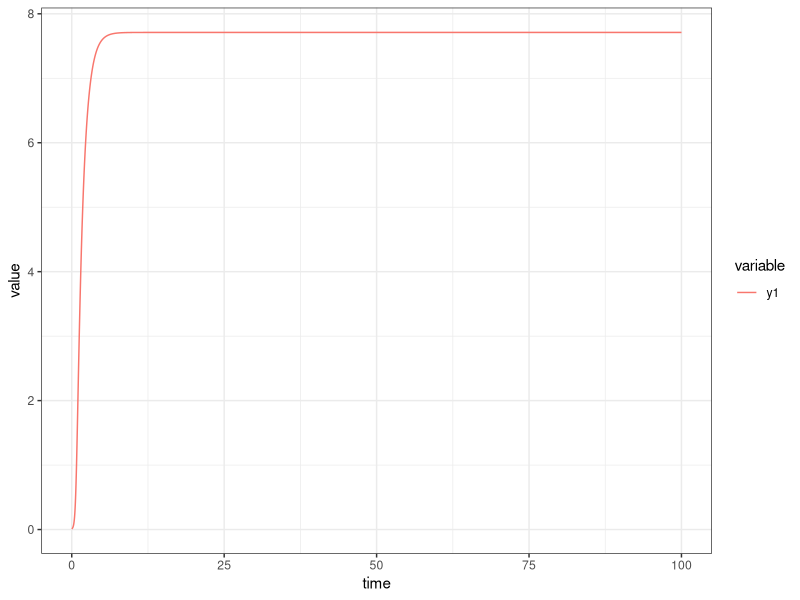

The R script that drew this image:
## ---- chunk 1
knitr::opts_chunk$set(echo = FALSE, message = FALSE, warning = FALSE)
options(scipen = 1, digits = 2) #set to two decimal 

## Packages
library(tidyverse)
library(deSolve)
library(knitr)
library(ggpubr)

## Plot Theme
theme_set(theme_classic())
## ---- chunk 2

eq_light_extinction <- function(u,p) {
  
  with(as.list(p), {
     # set vectors
  S = length(u) # f, m, and k should be the same dimension, number of species
  y = rep(NA, S)
  L = rep(NA, S)
  
  # First species 
  L_above = 1 # light level at top of canopy
  
  # Search interval, with total light
  lower_bound <- (1/k[1])*log(L_above/u[1]) # first derivative of f_x
  upper_bound <- L_above/(k[1]*u[1]) 
  
  # numerical root find implicit solution for eq 
  num_solve <- uniroot(function(x) L_above*(1-exp(-k[1]*x)) - k[1]*u[1]*x, 
                       lower = lower_bound,
                       upper = upper_bound)
  
  # First Species EQ density
  y[1] <- max(0,num_solve$root)
  
  # Light environment for shorter species
  L[1] <- exp(-k[1]*y[1])
  
  # Species 2:S
  
  if(S > 1) {
    for (i in 2:S) {
      
        # define search interval
        lower_bound <- (1/k[i])*log(L[i-1]/u[i]) # first derivative of f_x
        upper_bound <- L[i-1]/(k[i]*u[i])
        
        # numerical root find
        num_solve <- uniroot(function(x) L[i-1]*(1-exp(-k[i]*x)) - k[i]*u[i]*x, 
                             lower = lower_bound,
                             upper = upper_bound)
        y[i] <- max(0, num_solve$root)
        
        # set light below canopy i
        L[i] <- L[i-1]*exp(-k[i]*y[i])
      }
  }  else { # do nothing, only one specie
      }
  
  env_eq <- tibble(L_below = L, u = u, y = y) %>% 
    mutate(dL = -(L - lag(L,default = 1)))
  
  return(env_eq)
  })
}

simulate_light_extinction <- function(t,y,p) {
  
  # number of species
  S <- length(y) 
  
  # p is a list of parameters: 
  # f
  # m
  # k
  
  dy.dt <- rep(NA, S)
  
  #first species 
  dy.dt[1] = f[1]*(1-exp(-k[1]*y[1]))-m[1]*y[1] 
  
  if (S > 1) {
    for (i in 2:S) {
      dy.dt[i] = f[i]*exp(-k[i]*sum(y[1:(i-1)]))*(1-exp(-k[i]*y[i])) - m[i]*y[i]
    }
    return(list(c(dy.dt)))
  } else { # only one species
    return(list(c(dy.dt)))
  }
}
## ---- chunk 3
# Choose number of species + initial conditions
S <- 1
y0 <- rep(0.01, S)

# Set parameters
f <- sort(runif(S)*10)
m <- rep(1,S)
k <- rep(1,S)
p <- setNames(list(f,m,k), c("f","m","k"))
## ---- chunk 4
# Analytical solutions
u <- with(as.list(p), { 
  u <- m/(f*k)
  return(u)
})

(eq_density <- eq_light_extinction(u,p))

tibble(species = paste0("y",1:S), u = u)

## ---- chunk 5
# Set timespan
t = seq(from=0,to=100,by=0.01)

# Integrate
out = ode(y=y0,times=t,func=simulate_light_extinction,parms=p);

# Arrange Data
data <- as_tibble(as.data.frame(out))
colnames(data) <- c("time", paste0("y",1:S))
viz_data <- data %>% pivot_longer(cols = contains("y"), names_to = "variable", values_to = "value")

# Plot 
ggplot(viz_data, aes(x = time, y = value)) + 
  geom_line(aes(color =variable)) + 
  geom_hline(yintercept = eq_density$y, color = eq_density$u, linetype = 2) + 
  theme_bw() 
